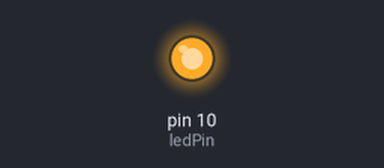
Simulated run of this sketch. Board: Arduino Uno, built with avr-gcc and run on an emulated ATmega328P. Shown: output pins drawn as LEDs (lit = HIGH).

Above: at 0.1 s.
Timing chart, 0 to 1.6 s (numbered marks = the images above):
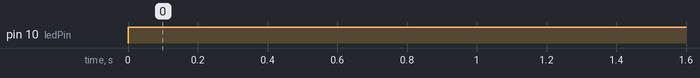

The sketch:

TurnLaserOn.ino
```cpp
const int ledPin = 10;       // the pin that the LED is attached to


void setup() {
  // put your setup code here, to run once:
    pinMode(ledPin, OUTPUT);

}

void loop() {
  // put your main code here, to run repeatedly:
    digitalWrite(ledPin, HIGH);   // turn the LED on (HIGH is the voltage level)

}
```

Measured:
- by itself, pin 10 (ledPin): LOW → HIGH at 0.00 s
